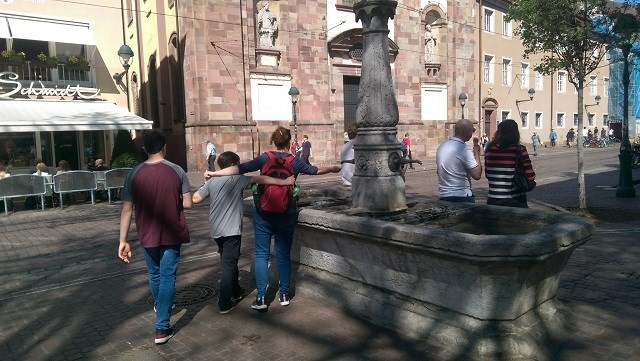
#> input picture f1.jpg, 640 x 361 px, found by its file name
$ jupyter execute GetTheBag.ipynb   (older library calls are emulated)
#> lines starting #> are read from the running program, lines starting #| are printed output that depends on the picture; after the words box and inside, x2 and y2 are one past the last pixel; in counts of white or black regions, pixels touching at a corner belong together
[cell 1]
import matplotlib.pyplot as plt
import numpy as np
import cv2
from google.colab.patches import cv2_imshow
import os
import urllib.request
import shutil


# Download the file from `url` and save it locally under `file_name`:
url='https://raw.githubusercontent.com/FelixKras/FileExchange/master/f1.jpg'
file_name='f1.jpg'
with urllib.request.urlopen(url) as response, open(file_name, 'wb') as out_file:
    shutil.copyfileobj(response, out_file)


# Read image
img = cv2.imread('f1.jpg', cv2.IMREAD_COLOR)
#> img is the input picture: shape (361, 640, 3); mean B, G, R 98.3, 102.1, 106.3

# Show image
cv2_imshow(img)

## Now that we loaded and have shown the picture, lets dive deeper.

**'Split' gives us separate channels of the image Red,Green,Blue (notice the reverse order).
Every channel by itself is a gray image with balues in a range of [0-255]**

[cell 2]
b,g,r = cv2.split(img)
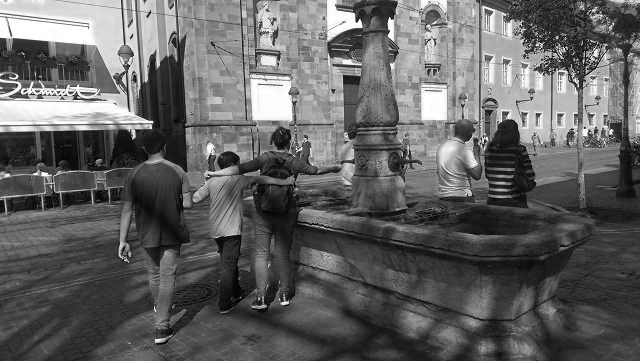
#> b: shape (361, 640); min 0, max 255, mean 98.3
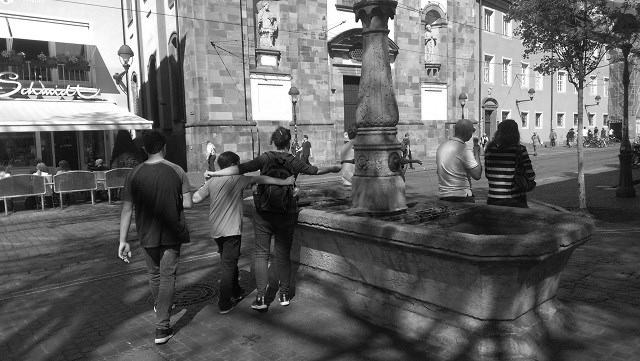
#> g: shape (361, 640); min 0, max 255, mean 102.1
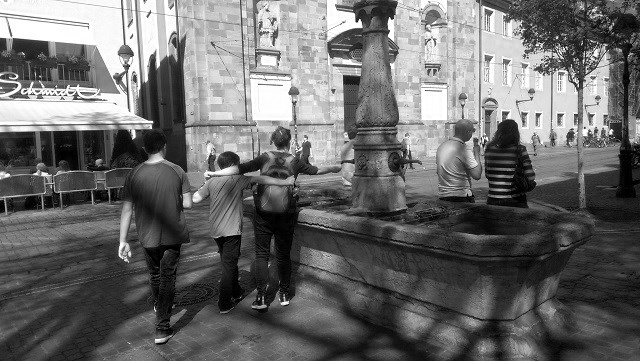
#> r: shape (361, 640); min 0, max 255, mean 106.3
print("Only red channel")
cv2_imshow(r)

# Filter the bag:
**In fact the 'Red' bag is not purely red and has other shades.
Lets define a range of color between r=50,g=0,b=0 and r=255,g=40,b=50 (a bit of yellow tint)**

[cell 3]
lower_red = np.array([0,0,50])
upper_red = np.array([40,40,255])

#filter red
mask = cv2.inRange(img, lower_red, upper_red)
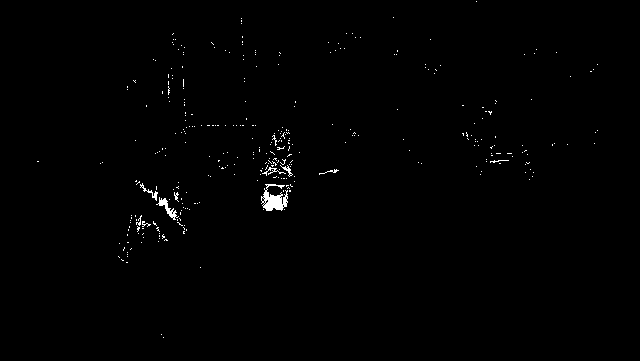
#> mask: shape (361, 640); 0.63% white; 334 white regions (324 under 20 px), largest, box (x1, y1, x2, y2) and area: (261, 184, 288, 211) 402, (156, 197, 179, 220) 145, (140, 183, 158, 201) 67
cv2_imshow(mask)

# Filter noise

**Notice we have a lot of small white pixels all around the image.
Lets use a [Median filter](https://en.wikipedia.org/wiki/Median_filter) to remove all the small white noise from the mask image. you can increase the filter size so that only the biggest blob stays, but lets not make life too simple**

[cell 4]
#median filter to clean small noise
median_blur= cv2.medianBlur(mask,11)
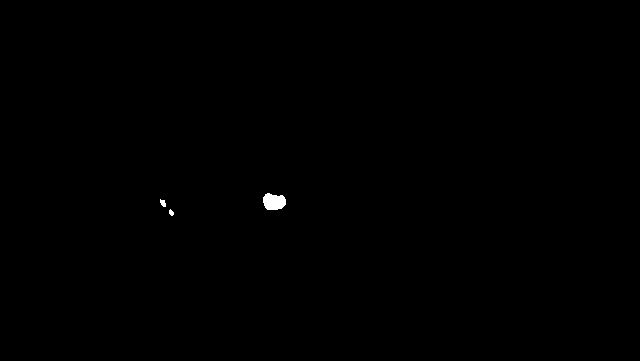
#> median_blur: shape (361, 640); 0.16% white; 3 white regions

FilteredRed=np.zeros((img.shape[0], img.shape[1]))
FilteredRed[:,:]=r*median_blur
print("Red with median filter applied")
cv2_imshow(FilteredRed)

**Good, only 3 large blobs left and ours is the largest. Lets use it to get its location**

We use findcontours to locate areas with continuous white pixels.
contourArea returns the area enclosed by each ocontour.

[cell 5]
#find contours of binary mask
Red_8bit = cv2.convertScaleAbs(FilteredRed)

im2,contours, hierarchy = cv2.findContours(Red_8bit, cv2.RETR_LIST, cv2.CHAIN_APPROX_SIMPLE)
#> contours = 3 contours, 1 with area under 20; largest, box (x1, y1, x2, y2) and area: (263, 193, 286, 210) 280, (160, 199, 166, 207) 22
print(len(contours))
#| 3

**Now that we found the 3 contours we sort them by area and take the largest**

[cell 6]
contour_sizes = [(cv2.contourArea(contour), contour) for contour in contours]
#> contour_sizes = 3 items

biggest_contour = max(contour_sizes, key=lambda x: x[0])[1]
#> biggest_contour = contour of 27 points, box (x1, y1, x2, y2) (263, 193, 286, 210), area 280

cv2.polylines(img,[biggest_contour],True,(0,0,255),3)
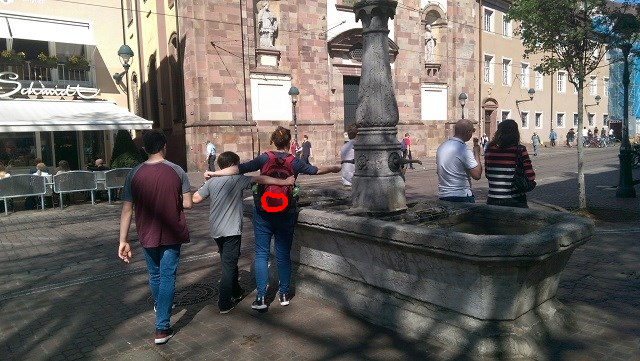
#> img: shape (361, 640, 3); 0.13% of pixels changed, all inside (x1, y1, x2, y2) = (261, 191, 288, 212)
cv2_imshow(img)

$ run again, with woman.jpg copied over f1.jpg
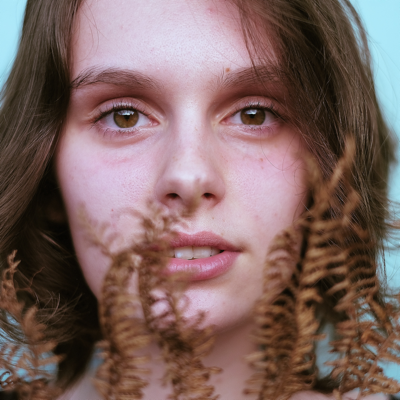
#> input picture woman.jpg, 400 x 400 px, found by its file name
#> img is the input picture: shape (400, 400, 3); mean B, G, R 97.4, 100.7, 125.5
#> `mask = cv2.inRange(img, lower_red, upper_red)`:
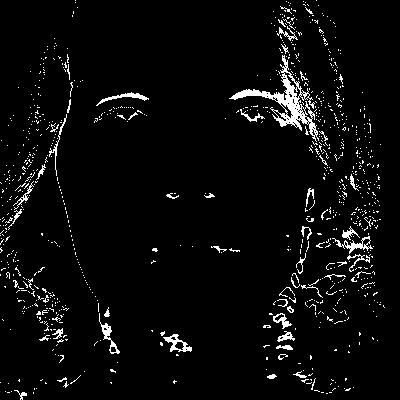
#> mask: shape (400, 400); 4.2% white in thin lines or dots
#> median_blur: shape (400, 400); 0.92% white; 14 white regions (7 under 20 px)
#> contours = 14 contours, 8 with area under 20; largest, box (x1, y1, x2, y2) and area: (273, 71, 316, 133) 963, (237, 90, 262, 98) 112, (169, 336, 181, 347) 52, (103, 326, 110, 336) 44, (348, 243, 360, 250) 41, (278, 317, 288, 324) 30
#| 14
#> contour_sizes = 14 items
#> biggest_contour = contour of 106 points, box (x1, y1, x2, y2) (273, 71, 316, 133), area 963
#> `cv2.polylines(img,[biggest_contour],True,(0,0,255),3)`:
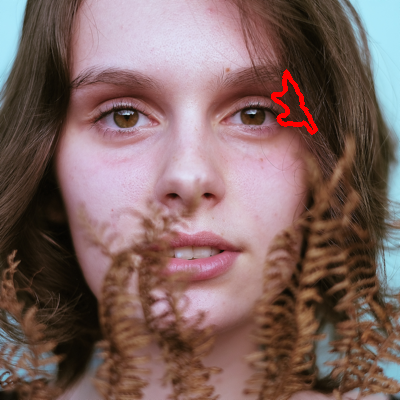
#> img: shape (400, 400, 3); 0.52% of pixels changed, all inside (x1, y1, x2, y2) = (271, 69, 318, 135)
